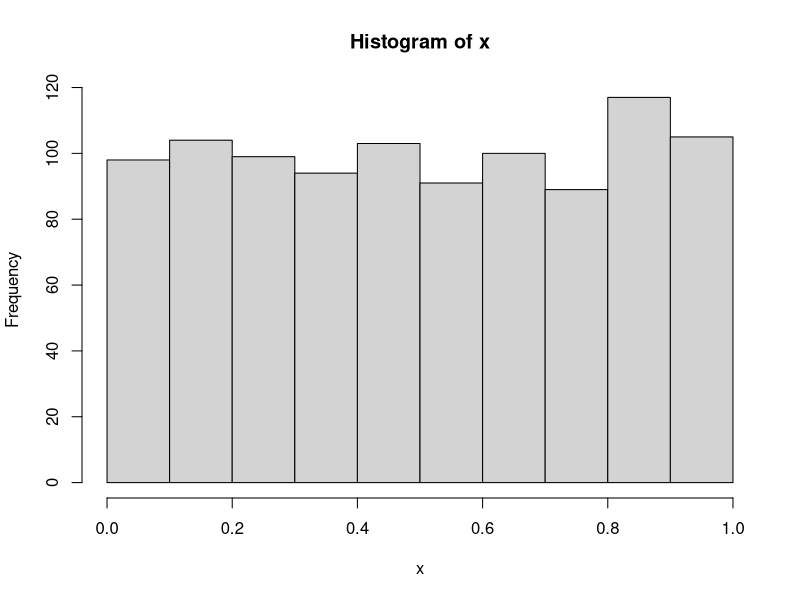
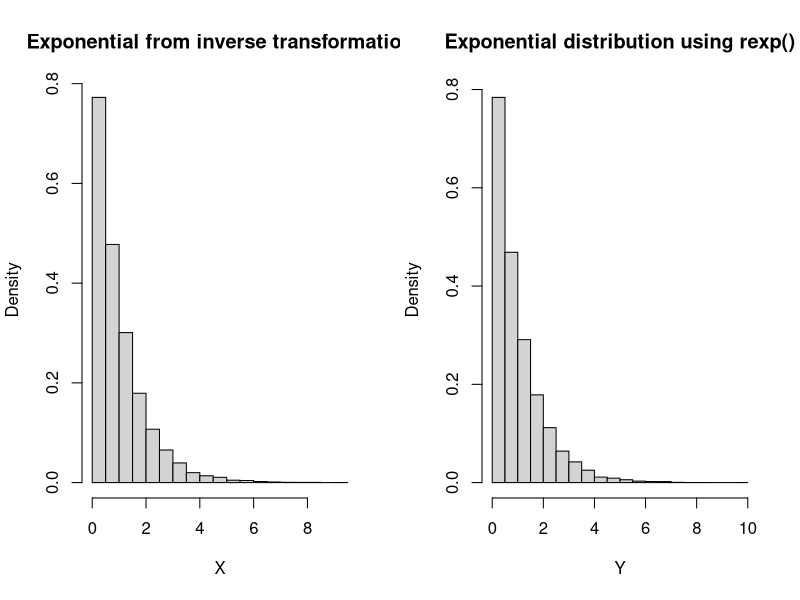
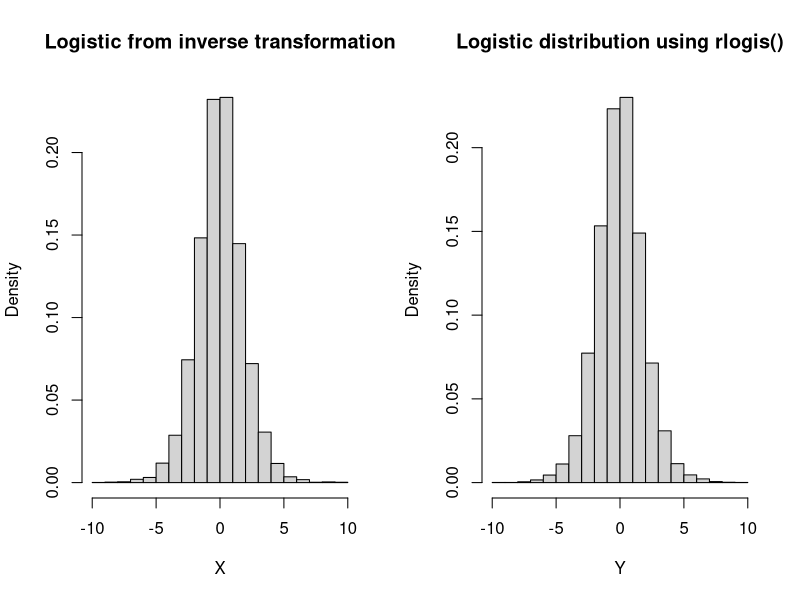

Reproduce these figures in R, in order.
# Chapter 2: Random Variable Generation (Book: Introducing Monte Carlo Methods with R)


# Ex 1: Simple simulations from uniform distribution
Nsim = 1000
x = runif(Nsim)
hist(x)


# Ex 2: Using inverse transform for generating exponential
#       distribution
Nsim = 10000
U    = runif(Nsim)
X    = -log(U)     # using inverse transforms
Y    = rexp(Nsim)
par(mfrow = c(1,2))
hist(X, freq = F, main = "Exponential from inverse transformation")
hist(Y, freq = F, main = "Exponential distribution using rexp()")


# Ex 3 (Excercise 2.2): Generating Logistic distribution with inverse 
#                       transform
Nsim = 10^4
U    = runif(Nsim)
X    = -log(1.0/U-1)
Y    = rlogis(Nsim)
par(mfrow = c(1,2))
hist(X, freq = F, main = "Logistic from inverse transformation")
hist(Y, freq = F, main = "Logistic distribution using rlogis()")



